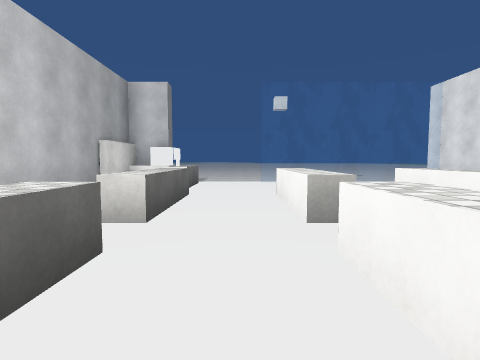
[1] (above)

13 first-person views from a walk through a scene from a Unity 3-D project. The camera is 1.3 m above the floor, tilts 4° down and sees 80° across. The floor is counted in squares, 2 m on a side. Each view is taken from the middle of a square. On the plan, view 1 faces up. The plan holds only what a view shows up to about 9 squares ahead; the rest is blank. The place goes on beyond the plan. The player is left out. Surface patterns are stand-ins for the level's own textures.

[2]
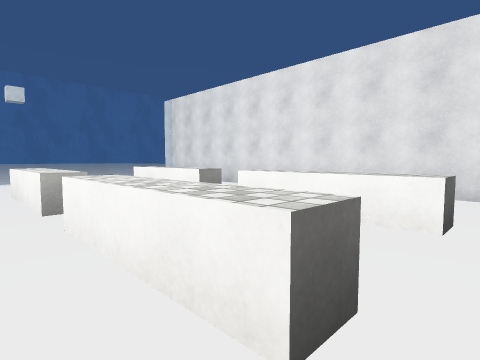

[3]
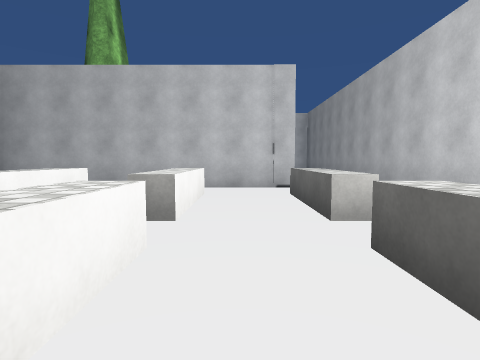

[4]
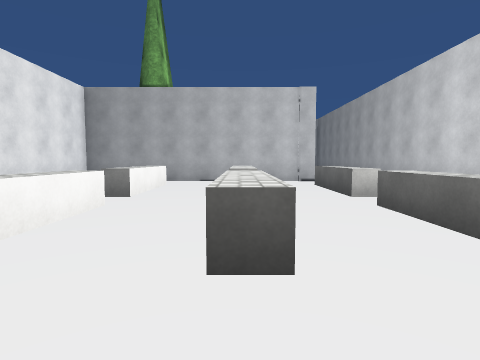

[5]
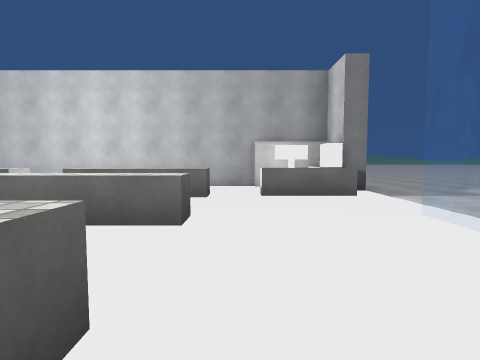

[6]
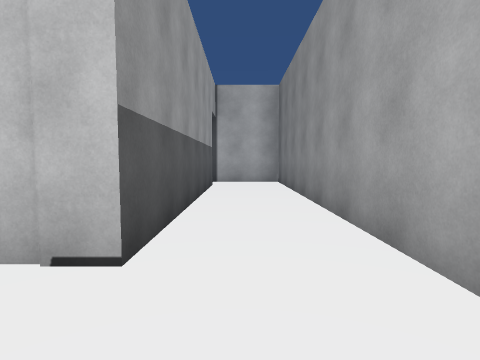

[7]
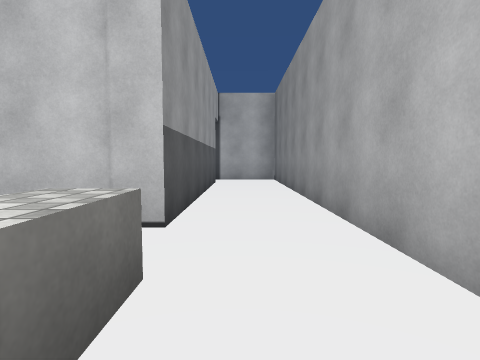

[8]
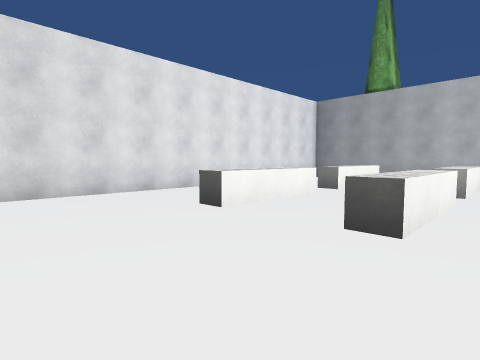

[9]
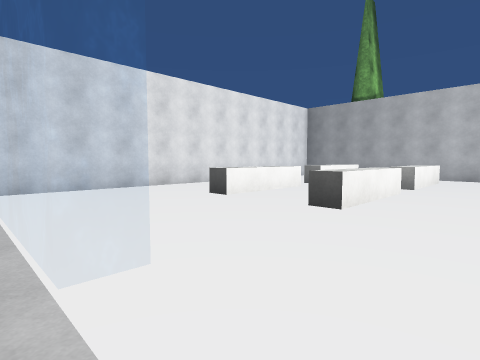

[10]
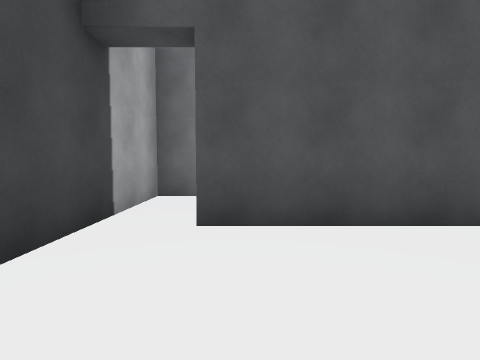

[11]
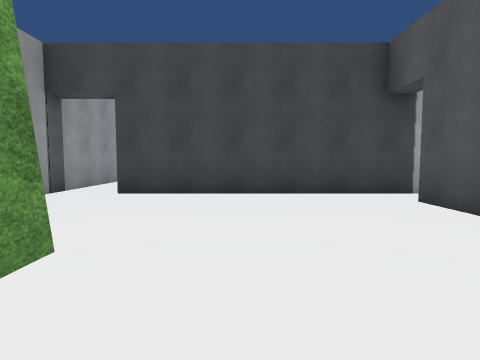

[12]
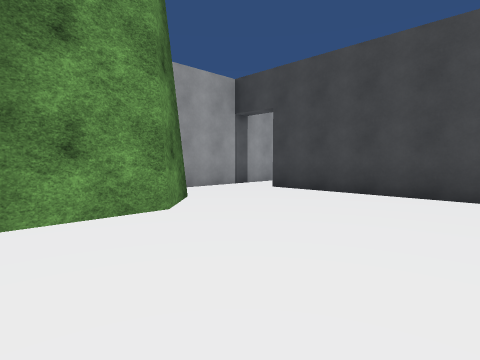

[13]
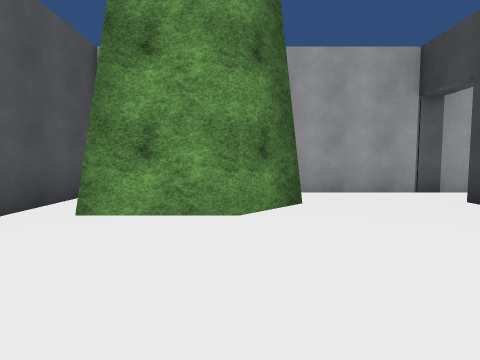

### Floor plan
Key: @ floor where view 1 was taken; # wall or solid block; . floor; ^ raised ledge; O other object.
Columns run from 3 left of view 1 to 6 right of it. Each row starts with its distance up from view 1.
  9 ........
  8 #O^..... #
  7 #O^......#
  6 #........#
  5 #.^.^.^..#
  4 # ^.^.^ .#
  3 # ^.^.^  #
  2 # ^.^.^  #
  1 #.^.^.^  #
  0 #.^@^.^..#
 -1 #........#
 -2 #.########
 -3 #.#....#
 -4 #.#....#
 -5 #.#....##
 -6 #.#.....##
 -7 #.#......#
 -8 #........#
 -9 ########.#
-10         .#
-11         .#
-12          #

Where each view was taken, in squares from view 1:
view 1: 0 up, 0 right, facing up
view 2: 1 down, 0 right, facing up-right
view 3: 5 up, 0 right, facing down
view 4: 7 up, 1 right, facing down
view 5: 6 up, 4 right, facing left
view 6: 0 up, 2 left, facing down
view 7: 1 up, 2 left, facing down
view 8: 8 up, 0 right, facing down-right
view 9: 9 up, 1 left, facing down-right
view 10: 7 down, 2 right, facing left
view 11: 3 down, 2 right, facing down
view 12: 3 down, 0 right, facing down-right
view 13: 5 down, 0 right, facing right
